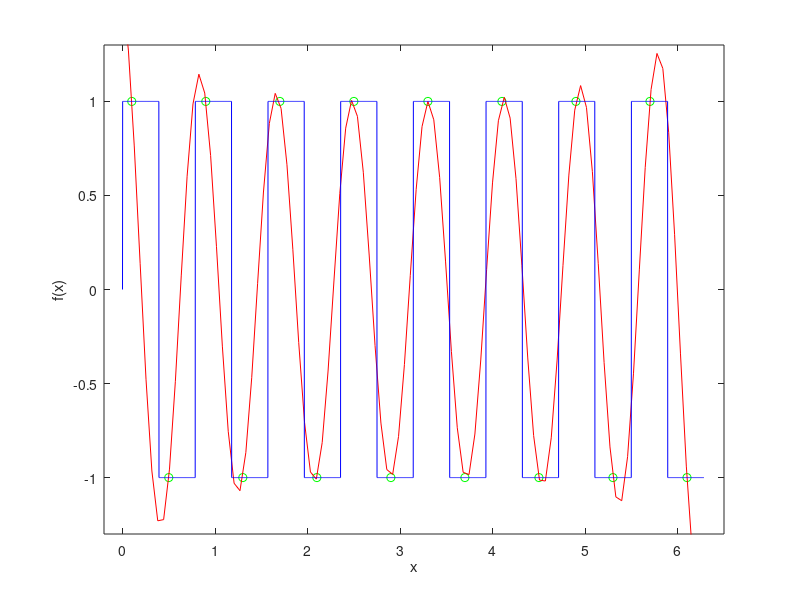

Recreate this plot in MATLAB.
clear;
clc;

% oś czasu
t = 0.1 : 0.4 : (2*pi);

% funkcja interpolowana
x = sign(sin(8*t))';

ts = linspace(0,(2*pi),100);

% ndgrid replikuje wektory siatki, x1,x2,...,xn aby utworzyć n-pełnowymiarową siatkę
[Ts,T] = ndgrid(ts,t);

dt = 0.4;
y = sinc((Ts - T)/dt)*x;

b = 0:(2*pi)/4096:(2*pi);
a = sign(sin(8*b));

figure(1)
plot(t,x,'go',ts,y,'r');
hold on;

plot(b,a,'b');
hold on;

axis([-0.2 6.5 -1.3 1.3]);
xlabel('x');
ylabel('f(x)');
